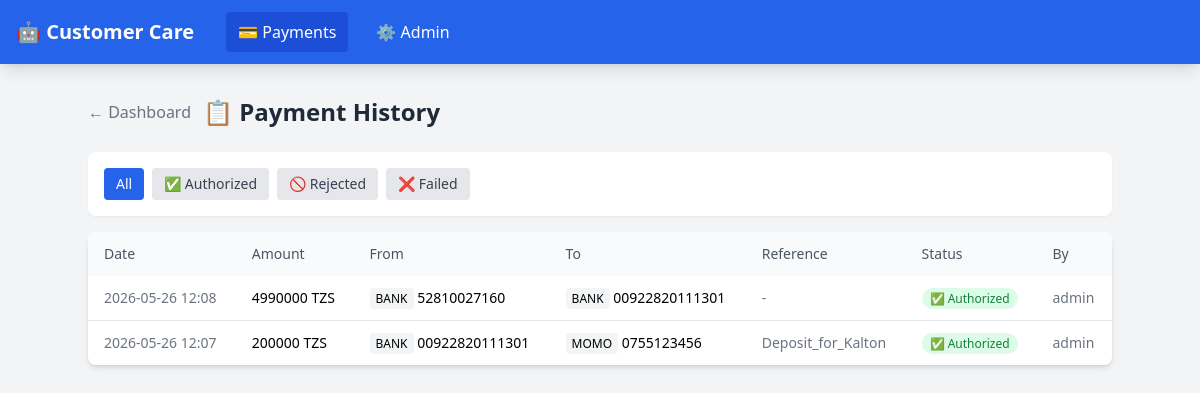
Screenshot of /payments/history/ (signed in) with the database file from the repository.
### payments/models.py (models this page shows, shortened)
class PaymentRequest(models.Model):
    class Status(models.TextChoices):
        PENDING_REVIEW = 'pending_review', 'Pending Review'
        FAILED = 'failed', 'Failed Review'
        PENDING_AUTHORIZATION = 'pending_authorization', 'Pending Authorization'
        AUTHORIZED = 'authorized', 'Authorized'
        REJECTED = 'rejected', 'Rejected'
    id = models.UUIDField(primary_key=True, default=uuid.uuid4, editable=False)
    status = models.CharField(
        max_length=24,
        choices=Status.choices,
        default=Status.PENDING_REVIEW,
        db_index=True,
    )
    created_at = models.DateTimeField(auto_now_add=True)
    updated_at = models.DateTimeField(auto_now=True)
    raw_sms = models.TextField(help_text="Original SMS text received")
    amount = models.DecimalField(
        max_digits=16, decimal_places=2, null=True, blank=True,
        help_text="Extracted amount",
    )
    currency = models.CharField(
        max_length=10, null=True, blank=True,
        help_text="Extracted currency (TZS, USD, etc.)",
    )
    sender_name = models.CharField(
        max_length=255, null=True, blank=True,
        help_text="Name of the person/entity sending the money",
    )
    from_account = models.CharField(
        max_length=100, null=True, blank=True,
        help_text="Source account number",
    )
    from_account_type = models.CharField(
        max_length=20, null=True, blank=True,
        help_text="Source type: BANK, MOMO, or INTL",
    )
    from_bank = models.CharField(
        max_length=100, null=True, blank=True,
        help_text="Source bank name (e.g. Mkombozi, NBC, NMB, CRDB, etc.)",
    )
    receiver_name = models.CharField(
        max_length=255, null=True, blank=True,
        help_text="Name of recipient",
    )
    to_account = models.CharField(
        max_length=100, null=True, blank=True,
        help_text="Destination account number",
    )
    to_account_type = models.CharField(
        max_length=20, null=True, blank=True,
        help_text="Destination type: BANK, MOMO, or INTL",
    )
    to_bank = models.CharField(
        max_length=100, null=True, blank=True,
        help_text="Destination bank name",
    )
    reference = models.CharField(
        max_length=255, null=True, blank=True,
        help_text="Transaction reference number from SMS",
    )
    memo = models.TextField(
        null=True, blank=True,
        help_text="Extra description / purpose",
    )
    transaction_date = models.DateTimeField(
        null=True, blank=True,
        help_text="Date of the original transaction",
    )
    parse_confidence = models.FloatField(
        null=True, blank=True,
        help_text="Confidence score (0.0 to 1.0) of the parse",
    )
    parse_notes = models.TextField(
        null=True, blank=True,
        help_text="Notes about parsing warnings/issues",
    )
    reviewed_by = models.ForeignKey(
        User, on_delete=models.SET_NULL,
        null=True, blank=True, related_name='payment_reviews',
        help_text="Reviewer who verified this request",
    )
    reviewed_at = models.DateTimeField(null=True, blank=True)
    review_notes = models.TextField(
        null=True, blank=True,
        help_text="Notes from the reviewer (if failed/discarded)",
    )
    authorized_by = models.ForeignKey(
        User, on_delete=models.SET_NULL,
        null=True, blank=True, related_name='payment_authorizations',
        help_text="Authorizer who approved/rejected this request",
    )
    authorized_at = models.DateTimeField(null=True, blank=True)
    authorization_notes = models.TextField(
        null=True, blank=True,
        help_text="Notes from the authorizer",
    )
    ip_address = models.GenericIPAddressField(
        null=True, blank=True,
        help_text="IP address of the intake source",
    )
    class Meta:
        ordering = ['-created_at']
        verbose_name = 'Payment Request'
        verbose_name_plural = 'Payment Requests'
        permissions = [
            ('can_review_payment', 'Can review and verify payment requests'),
            ('can_authorize_payment', 'Can authorize and execute payment requests'),
        ]
    def authorize(self, authorizer, notes=""):
        """Move from PENDING_AUTHORIZATION to AUTHORIZED"""
        if self.status != self.Status.PENDING_AUTHORIZATION:
            raise ValueError(f"Cannot authorize: current status is {self.status}")
        self.status = self.Status.AUTHORIZED
        self.authorized_by = authorizer
        self.authorized_at = timezone.now()
        self.authorization_notes = notes
        self.save()

### payments/views.py (the view)
# urls.py: path('history/', views.history, name='history'),
@login_required
def history(request):
    status_filter = request.GET.get('status', '')
    query = PaymentRequest.objects.exclude(
        status=PaymentRequest.Status.PENDING_REVIEW
    ).exclude(
        status=PaymentRequest.Status.PENDING_AUTHORIZATION
    )
    if status_filter:
        query = query.filter(status=status_filter)
    payments = query[:50]
    return render(request, 'payments/history.html', {
        'payments': payments,
        'current_filter': status_filter,
    })

### templates/payments/history.html (shortened to what this page needs)
{% extends "base.html" %}
{% load static %}
{% block content %}
<div class="max-w-5xl mx-auto">
    <div class="flex items-center justify-between mb-6">
        <div class="flex items-center">
            <a href="{% url 'payments:dashboard' %}" class="text-gray-500 hover:text-gray-700 mr-3">← Dashboard</a>
            <h1 class="text-2xl font-bold text-gray-800">📋 Payment History</h1>
        </div>
    </div>
    <div class="bg-white rounded-lg shadow-sm p-4 mb-4">
        <div class="flex space-x-2">
            <a href="{% url 'payments:history' %}" class="px-3 py-1.5 rounded text-sm {% if not current_filter %}bg-blue-600 text-white{% else %}bg-gray-200 text-gray-700{% endif %}">
                All
            </a>
            <a href="{% url 'payments:history' %}?status=authorized" class="px-3 py-1.5 rounded text-sm {% if current_filter == 'authorized' %}bg-green-600 text-white{% else %}bg-gray-200 text-gray-700{% endif %}">
                ✅ Authorized
            </a>
            <a href="{% url 'payments:history' %}?status=rejected" class="px-3 py-1.5 rounded text-sm {% if current_filter == 'rejected' %}bg-red-600 text-white{% else %}bg-gray-200 text-gray-700{% endif %}">
                🚫 Rejected
            </a>
            <a href="{% url 'payments:history' %}?status=failed" class="px-3 py-1.5 rounded text-sm {% if current_filter == 'failed' %}bg-red-600 text-white{% else %}bg-gray-200 text-gray-700{% endif %}">
                ❌ Failed
            </a>
        </div>
    </div>
    <div class="bg-white rounded-lg shadow-md overflow-hidden">
        <table class="w-full text-sm">
            <thead class="bg-gray-50 text-gray-600">
                <tr>
                    <th class="text-left px-4 py-3 font-medium">Date</th>
                    <th class="text-left px-4 py-3 font-medium">Amount</th>
                    <th class="text-left px-4 py-3 font-medium">From</th>
                    <th class="text-left px-4 py-3 font-medium">To</th>
                    <th class="text-left px-4 py-3 font-medium">Reference</th>
                    <th class="text-left px-4 py-3 font-medium">Status</th>
                    <th class="text-left px-4 py-3 font-medium">By</th>
                </tr>
            </thead>
            <tbody class="divide-y divide-gray-200">
                {% for p in payments %}
                <tr class="hover:bg-gray-50">
                    <td class="px-4 py-3 text-gray-500">{{ p.created_at|date:"Y-m-d H:i" }}</td>
                    <td class="px-4 py-3 font-medium">{{ p.amount|floatformat:-2 }} {{ p.currency }}</td>
                    <td class="px-4 py-3">
                        {% if p.from_account %}
                        <span class="text-xs bg-gray-100 px-1.5 py-0.5 rounded">{{ p.from_account_type }}</span>
                        {{ p.from_account|truncatechars:15 }}
                        {% else %}-{% endif %}
                    </td>
                    <td class="px-4 py-3">
                        {% if p.to_account %}
                        <span class="text-xs bg-gray-100 px-1.5 py-0.5 rounded">{{ p.to_account_type }}</span>
                        {{ p.to_account|truncatechars:15 }}
                        {% else %}-{% endif %}
                    </td>
                    <td class="px-4 py-3 text-gray-500">{{ p.reference|default:'-'|truncatechars:20 }}</td>
                    <td class="px-4 py-3">
                        {% if p.status == 'authorized' %}
                        <span class="bg-green-100 text-green-700 px-2 py-0.5 rounded-full text-xs font-medium">✅ Authorized</span>
                        {% elif p.status == 'rejected' %}
                        <span class="bg-red-100 text-red-700 px-2 py-0.5 rounded-full text-xs font-medium">🚫 Rejected</span>
                        {% elif p.status == 'failed' %}
                        <span class="bg-red-100 text-red-700 px-2 py-0.5 rounded-full text-xs font-medium">❌ Failed</span>
                        {% else %}
                        <span class="bg-gray-100 text-gray-700 px-2 py-0.5 rounded-full text-xs font-medium">{{ p.status }}</span>
                        {% endif %}
                    </td>
                    <td class="px-4 py-3 text-gray-500">
                        {% if p.authorized_by %}{{ p.authorized_by }}{% elif p.reviewed_by %}{{ p.reviewed_by }}{% else %}-{% endif %}
                    </td>
                </tr>
                {% empty %}
                <tr>
                    <td colspan="7" class="px-4 py-8 text-center text-gray-500">No completed payments yet.</td>
                </tr>
                {% endfor %}
            </tbody>
        </table>
    </div>
</div>
{% endblock %}

### rows the page displays
PaymentRequest: created_at "2026-05-26 12:08", amount "4990000", currency "TZS", from_account_type "BANK", from_account "52810027160", to_account_type "BANK", to_account "00922820111301", reference "-", status "✅ Authorized", authorized_by "admin"
PaymentRequest: created_at "2026-05-26 12:07", amount "200000", currency "TZS", from_account_type "BANK", from_account "00922820111301", to_account_type "MOMO", to_account "0755123456", reference "Deposit_for_Kalton", status "✅ Authorized", authorized_by "admin"
